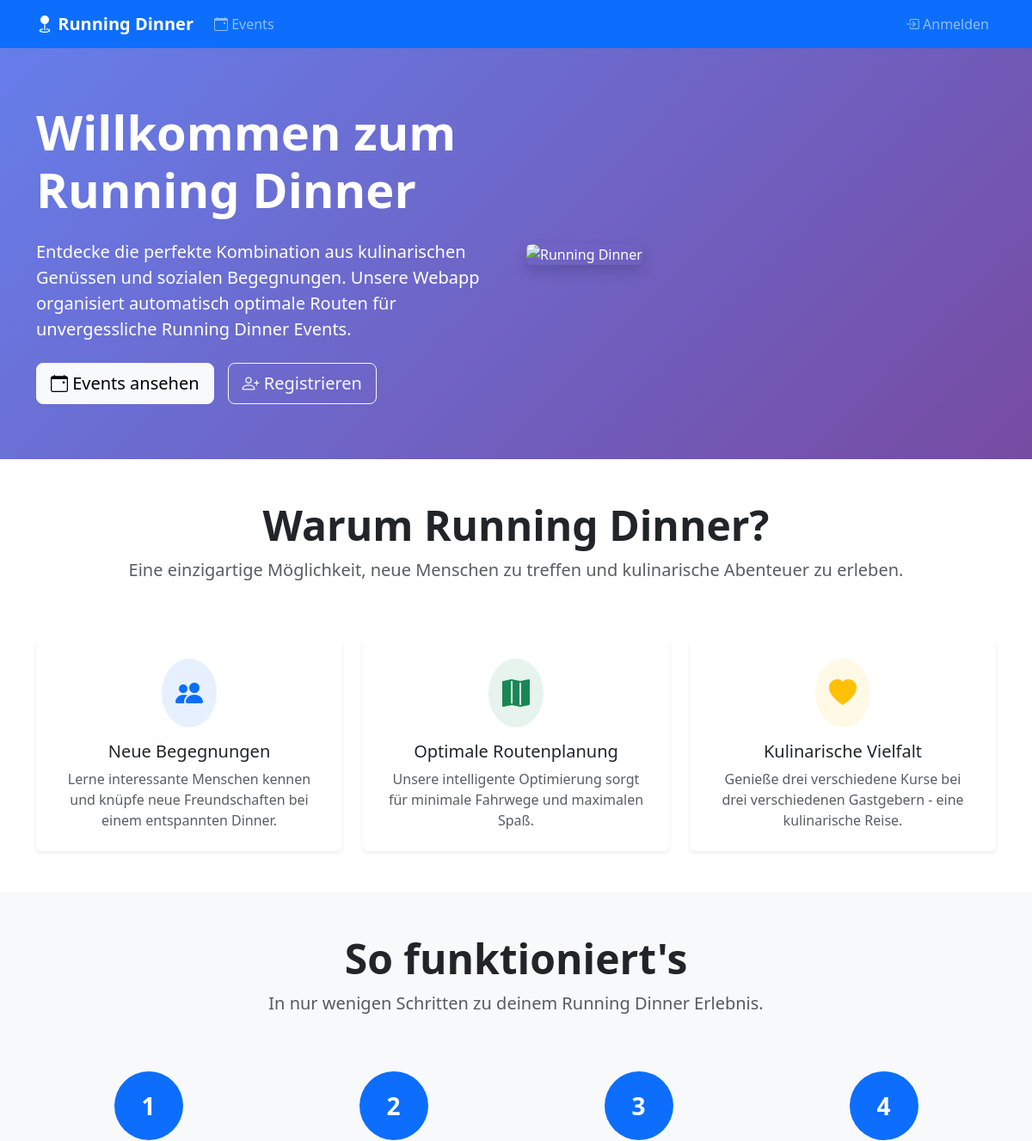
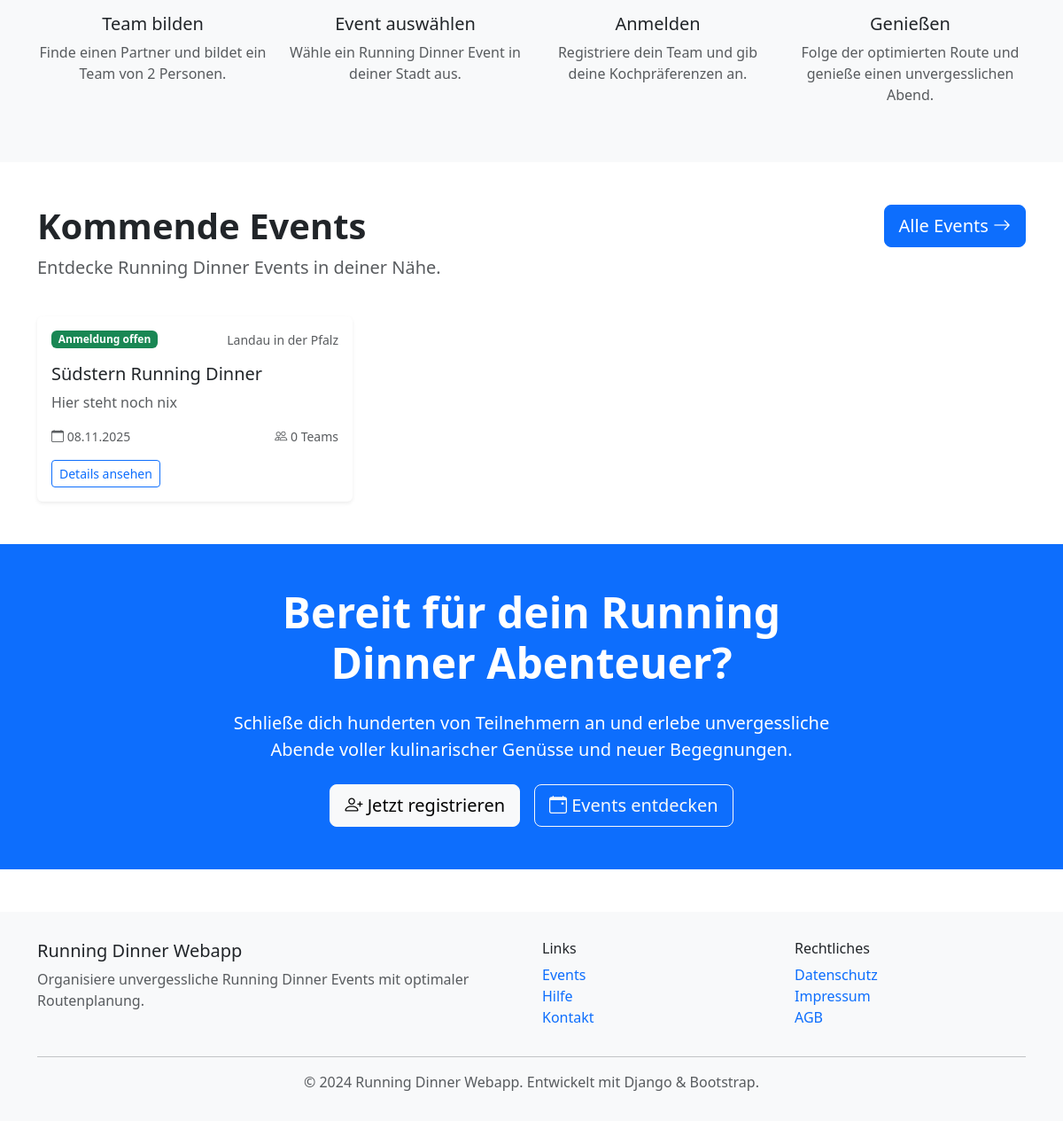
The page / on the database its author committed (2 pictures, top to bottom).
### events/models.py (models this page shows, shortened)
class Event(models.Model):
    STATUS_CHOICES = [
        ('planning', _('Planung')),
        ('registration_open', _('Anmeldung geöffnet')),
        ('registration_closed', _('Anmeldung geschlossen')),
        ('optimization_running', _('Optimierung läuft')),
        ('optimized', _('Optimiert')),
        ('in_progress', _('Läuft')),
        ('completed', _('Abgeschlossen')),
        ('cancelled', _('Abgesagt')),
    ]
    name = models.CharField(
        _('Event-Name'),
        max_length=200
    )
    description = models.TextField(
        _('Beschreibung'),
        help_text=_('Detaillierte Beschreibung des Events')
    )
    organizer = models.ForeignKey(
        'accounts.CustomUser',
        on_delete=models.CASCADE,
        related_name='organized_events',
        verbose_name=_('Haupt-Organisator')
    )
    organizers = models.ManyToManyField(
        'accounts.CustomUser',
        through='EventOrganizer',
        through_fields=('event', 'user'),
        related_name='co_organized_events',
        verbose_name=_('Alle Organisatoren'),
        blank=True
    )
    event_date = models.DateField(
        _('Event-Datum')
    )
    registration_start = models.DateTimeField(
        _('Anmeldung startet')
    )
    registration_deadline = models.DateTimeField(
        _('Anmeldeschluss')
    )
    appetizer_time = models.TimeField(
        _('Vorspeise Zeit'),
        default='18:00'
    )
    main_course_time = models.TimeField(
        _('Hauptgang Zeit'),
        default='20:00'
    )
    dessert_time = models.TimeField(
        _('Nachspeise Zeit'),
        default='22:00'
    )
    max_teams = models.PositiveIntegerField(
        _('Maximale Team-Anzahl'),
        validators=[MinValueValidator(3)],
        help_text=_('Mindestens 3 Teams erforderlich')
    )
    team_size = models.PositiveIntegerField(
        _('Team-Größe'),
        default=2,
        validators=[MinValueValidator(1), MaxValueValidator(6)]
    )
    groups_per_course = models.PositiveIntegerField(
        _('Teams pro Kurs'),
        default=3,
        validators=[MinValueValidator(2), MaxValueValidator(6)],
        help_text=_('Anzahl Teams die zusammen an einem Kurs teilnehmen')
    )
    price_per_person = models.DecimalField(
        _('Preis pro Person'),
        max_digits=6,
        decimal_places=2,
        default=Decimal('25.00'),
        validators=[MinValueValidator(Decimal('0.00'))]
    )
    city = models.CharField(
        _('Stadt'),
        max_length=100
    )
    max_distance_km = models.DecimalField(
        _('Maximale Entfernung (km)'),
        max_digits=5,
        decimal_places=2,
        default=Decimal('10.00'),
        help_text=_('Maximale Entfernung zwischen Kursen')
    )
    status = models.CharField(
        _('Status'),
        max_length=20,
        choices=STATUS_CHOICES,
        default='planning'
    )
    is_public = models.BooleanField(
        _('Öffentlich'),
        default=True,
        help_text=_('Soll das Event öffentlich sichtbar sein?')
    )
    created_at = models.DateTimeField(auto_now_add=True)
    updated_at = models.DateTimeField(auto_now=True)
    class Meta:
        verbose_name = _('Event')
        verbose_name_plural = _('Events')
        ordering = ['-event_date']

### running_dinner_app/urls.py (the view)
# urls.py: path('', home_view, name='home'),
def home_view(request):
    from django.shortcuts import render
    from events.models import Event
    upcoming_events = Event.objects.filter(
        is_public=True,
        status__in=['planning', 'registration_open', 'registration_closed']
    ).order_by('event_date')[:3]
    context = {
        'upcoming_events': upcoming_events,
    }
    return render(request, 'home.html', context)

### templates/home.html (shortened to what this page needs)
{% extends 'base.html' %}
{% block content %}
<section class="hero-section">
    <div class="container">
        <div class="row align-items-center">
            <div class="col-lg-6">
                <h1 class="display-4 fw-bold mb-4">
                    Willkommen zum Running Dinner
                </h1>
                <p class="lead mb-4">
                    Entdecke die perfekte Kombination aus kulinarischen Genüssen und sozialen Begegnungen.
                    Unsere Webapp organisiert automatisch optimale Routen für unvergessliche Running Dinner Events.
                </p>
                <div class="d-flex gap-3">
                    <a href="{% url 'events:event_list' %}" class="btn btn-light btn-lg">
                        <i class="bi bi-calendar-event"></i> Events ansehen
                    </a>
                    {% if not user.is_authenticated %}
                    <a href="{% url 'admin:login' %}" class="btn btn-outline-light btn-lg">
                        <i class="bi bi-person-plus"></i> Registrieren
                    </a>
                    {% endif %}
                </div>
            </div>
            <div class="col-lg-6">
                <img src="https://images.unsplash.com/photo-1414235077428-338989a2e8c0?w=600&h=400&fit=crop&crop=center"
                     alt="Running Dinner" class="img-fluid rounded shadow">
            </div>
        </div>
    </div>
</section>
<section class="py-5">
    <div class="container">
        <div class="row text-center mb-5">
            <div class="col-12">
                <h2 class="display-5 fw-bold">Warum Running Dinner?</h2>
                <p class="lead text-muted">
                    Eine einzigartige Möglichkeit, neue Menschen zu treffen und kulinarische Abenteuer zu erleben.
                </p>
            </div>
        </div>
        <div class="row g-4">
            <div class="col-md-4">
                <div class="card h-100 feature-card border-0 shadow-sm">
                    <div class="card-body text-center p-4">
                        <div class="bg-primary bg-opacity-10 rounded-circle p-3 d-inline-block mb-3">
                            <i class="bi bi-people-fill text-primary fs-2"></i>
                        </div>
                        <h5 class="card-title">Neue Begegnungen</h5>
                        <p class="card-text text-muted">
                            Lerne interessante Menschen kennen und knüpfe neue Freundschaften bei einem entspannten Dinner.
                        </p>
                    </div>
                </div>
            </div>
            <div class="col-md-4">
                <div class="card h-100 feature-card border-0 shadow-sm">
                    <div class="card-body text-center p-4">
                        <div class="bg-success bg-opacity-10 rounded-circle p-3 d-inline-block mb-3">
                            <i class="bi bi-map-fill text-success fs-2"></i>
                        </div>
                        <h5 class="card-title">Optimale Routenplanung</h5>
                        <p class="card-text text-muted">
                            Unsere intelligente Optimierung sorgt für minimale Fahrwege und maximalen Spaß.
                        </p>
                    </div>
                </div>
            </div>
            <div class="col-md-4">
                <div class="card h-100 feature-card border-0 shadow-sm">
                    <div class="card-body text-center p-4">
                        <div class="bg-warning bg-opacity-10 rounded-circle p-3 d-inline-block mb-3">
                            <i class="bi bi-heart-fill text-warning fs-2"></i>
                        </div>
                        <h5 class="card-title">Kulinarische Vielfalt</h5>
                        <p class="card-text text-muted">
                            Genieße drei verschiedene Kurse bei drei verschiedenen Gastgebern - eine kulinarische Reise.
                        </p>
                    </div>
                </div>
            </div>
        </div>
    </div>
</section>
<section class="py-5 bg-light">
    <div class="container">
        <div class="row text-center mb-5">
            <div class="col-12">
                <h2 class="display-5 fw-bold">So funktioniert's</h2>
                <p class="lead text-muted">
                    In nur wenigen Schritten zu deinem Running Dinner Erlebnis.
                </p>
            </div>
        </div>
        <div class="row g-4">
            <div class="col-lg-3 text-center">
                <div class="position-relative">
                    <div class="bg-primary text-white rounded-circle d-inline-flex align-items-center justify-content-center"
                         style="width: 80px; height: 80px;">
                        <span class="fs-3 fw-bold">1</span>
                    </div>
                </div>
                <h5 class="mt-3">Team bilden</h5>
                <p class="text-muted">
                    Finde einen Partner und bildet ein Team von 2 Personen.
                </p>
            </div>
            <div class="col-lg-3 text-center">
                <div class="position-relative">
                    <div class="bg-primary text-white rounded-circle d-inline-flex align-items-center justify-content-center"
                         style="width: 80px; height: 80px;">
                        <span class="fs-3 fw-bold">2</span>
                    </div>
                </div>
                <h5 class="mt-3">Event auswählen</h5>
                <p class="text-muted">
                    Wähle ein Running Dinner Event in deiner Stadt aus.
                </p>
            </div>
            <div class="col-lg-3 text-center">
                <div class="position-relative">
                    <div class="bg-primary text-white rounded-circle d-inline-flex align-items-center justify-content-center"
                         style="width: 80px; height: 80px;">
                        <span class="fs-3 fw-bold">3</span>
                    </div>
                </div>
                <h5 class="mt-3">Anmelden</h5>
                <p class="text-muted">
                    Registriere dein Team und gib deine Kochpräferenzen an.
                </p>
            </div>
            <div class="col-lg-3 text-center">
                <div class="position-relative">
                    <div class="bg-primary text-white rounded-circle d-inline-flex align-items-center justify-content-center"
                         style="width: 80px; height: 80px;">
                        <span class="fs-3 fw-bold">4</span>
                    </div>
                </div>
                <h5 class="mt-3">Genießen</h5>
                <p class="text-muted">
                    Folge der optimierten Route und genieße einen unvergesslichen Abend.
                </p>
            </div>
        </div>
    </div>
</section>
<section class="py-5">
    <div class="container">
        <div class="row mb-4">
            <div class="col-md-8">
                <h2 class="display-6 fw-bold">Kommende Events</h2>
                <p class="lead text-muted">
                    Entdecke Running Dinner Events in deiner Nähe.
                </p>
            </div>
            <div class="col-md-4 text-md-end">
                <a href="{% url 'events:event_list' %}" class="btn btn-primary btn-lg">
                    Alle Events <i class="bi bi-arrow-right"></i>
                </a>
            </div>
        </div>
        <div class="row g-4">
            {% if upcoming_events %}
                {% for event in upcoming_events %}
                <div class="col-md-6 col-lg-4">
                    <div class="card h-100 border-0 shadow-sm">
                        <div class="card-body">
                            <div class="d-flex justify-content-between align-items-start mb-3">
                                {% if event.status == 'registration_open' %}
                                <span class="badge bg-success">Anmeldung offen</span>
                                {% elif event.status == 'registration_closed' %}
                                <span class="badge bg-warning">Anmeldung geschlossen</span>
                                {% elif event.status == 'planning' %}
                                <span class="badge bg-info">In Planung</span>
                                {% else %}
                                <span class="badge bg-primary">{{ event.get_status_display }}</span>
                                {% endif %}
                                <small class="text-muted">{{ event.city }}</small>
                            </div>
                            <h5 class="card-title">{{ event.name }}</h5>
                            <p class="card-text text-muted">
                                {{ event.description|truncatechars:80 }}
                            </p>
                            <div class="d-flex justify-content-between align-items-center">
                                <small class="text-muted">
                                    <i class="bi bi-calendar"></i> {{ event.event_date|date:"d.m.Y" }}
                                </small>
                                <small class="text-muted">
                                    <i class="bi bi-people"></i> {{ event.team_registrations.count }} Teams
                                </small>
                            </div>
                            <div class="mt-3">
                                <a href="{% url 'events:event_detail' event_id=event.id %}" class="btn btn-outline-primary btn-sm">
                                    Details ansehen
                                </a>
                            </div>
                        </div>
                    </div>
                </div>
                {% endfor %}
            {% endif %}
        </div>
    </div>
</section>
<section class="py-5 bg-primary text-white">
    <div class="container text-center">
        <div class="row">
            <div class="col-lg-8 mx-auto">
                <h2 class="display-5 fw-bold mb-4">
                    Bereit für dein Running Dinner Abenteuer?
                </h2>
                <p class="lead mb-4">
                    Schließe dich hunderten von Teilnehmern an und erlebe unvergessliche Abende voller
                    kulinarischer Genüsse und neuer Begegnungen.
                </p>
                <div class="d-flex gap-3 justify-content-center">
                    {% if user.is_authenticated %}
                    <a href="{% url 'accounts:dashboard' %}" class="btn btn-light btn-lg">
                        <i class="bi bi-speedometer2"></i> Zum Dashboard
                    </a>
                    {% else %}
                    <a href="{% url 'admin:login' %}" class="btn btn-light btn-lg">
                        <i class="bi bi-person-plus"></i> Jetzt registrieren
                    </a>
                    {% endif %}
                    <a href="{% url 'events:event_list' %}" class="btn btn-outline-light btn-lg">
                        <i class="bi bi-calendar-event"></i> Events entdecken
                    </a>
                </div>
            </div>
        </div>
    </div>
</section>
{% endblock %}

### templates/base.html (style rules this page uses)
body { display: flex; flex-direction: column; min-height: 100vh; }
.hero-section { background: linear-gradient(135deg, #667eea 0%, #764ba2 100%); color: white; padding: 4rem 0; }
.feature-card { transition: transform 0.2s; }

### rows shown on the page
Event: shows "Anmeldung offen", city "Landau in der Pfalz", name "Südstern Running Dinner", description "Hier steht noch nix", event_date "08.11.2025", team_registrations.count "0"
